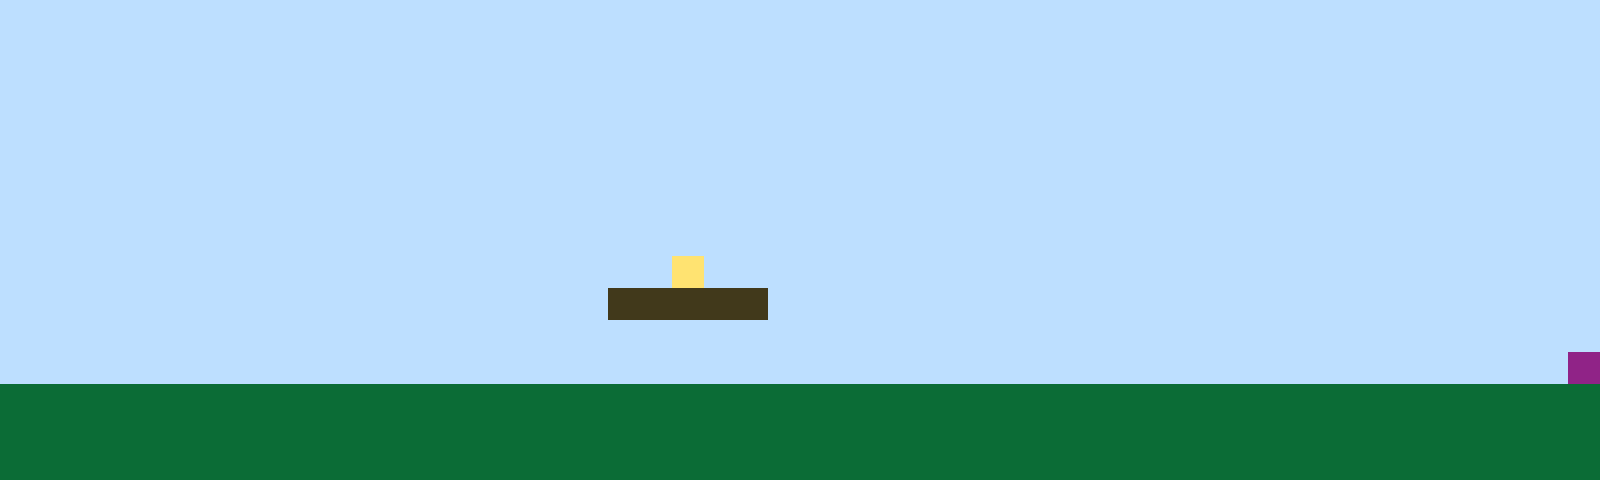

A level layout from a 2D game, rendered from its tile map. Below: a short description, then the map file with its tile-grid data intact:
An orthogonal 50x15 tile map with 32x32 px tiles, 1 tile layer (Tile Layer 1).

<map version="1.10" tiledversion="1.11.2" orientation="orthogonal" renderorder="right-up" width="50" height="15" tilewidth="32" tileheight="32" infinite="0" nextlayerid="2" nextobjectid="1"><editorsettings><export target="map1.csv" format="csv" /></editorsettings><tileset firstgid="1" name="sprites" tilewidth="32" tileheight="32" tilecount="6" columns="3"><image source="sprites.png" width="96" height="64" /></tileset><layer id="1" name="Tile Layer 1" width="50" height="15"><data encoding="csv">1,1,1,1,1,1,1,1,1,1,1,1,1,1,1,1,1,1,1,1,1,1,1,1,1,1,1,1,1,1,1,1,1,1,1,1,1,1,1,1,1,1,1,1,1,1,1,1,1,1,1,1,1,1,1,1,1,1,1,1,1,1,1,1,1,1,1,1,1,1,1,1,1,1,1,1,1,1,1,1,1,1,1,1,1,1,1,1,1,1,1,1,1,1,1,1,1,1,1,1,1,1,1,1,1,1,1,1,1,1,1,1,1,1,1,1,1,1,1,1,1,1,1,1,1,1,1,1,1,1,1,1,1,1,1,1,1,1,1,1,1,1,1,1,1,1,1,1,1,1,1,1,1,1,1,1,1,1,1,1,1,1,1,1,1,1,1,1,1,1,1,1,1,1,1,1,1,1,1,1,1,1,1,1,1,1,1,1,1,1,1,1,1,1,1,1,1,1,1,1,1,1,1,1,1,1,1,1,1,1,1,1,1,1,1,1,1,1,1,1,1,1,1,1,1,1,1,1,1,1,1,1,1,1,1,1,1,1,1,1,1,1,1,1,1,1,1,1,1,1,1,1,1,1,1,1,1,1,1,1,1,1,1,1,1,1,1,1,1,1,1,1,1,1,1,1,1,1,1,1,1,1,1,1,1,1,1,1,1,1,1,1,1,1,1,1,1,1,1,1,1,1,1,1,1,1,1,1,1,1,1,1,1,1,1,1,1,1,1,1,1,1,1,1,1,1,1,1,1,1,1,1,1,1,1,1,1,1,1,1,1,1,1,1,1,1,1,1,1,1,1,1,1,1,1,1,1,1,1,1,1,1,1,1,1,1,1,1,1,1,1,1,1,1,1,1,1,1,1,1,1,1,1,1,1,1,1,1,1,1,1,1,1,1,1,1,1,1,1,1,1,1,1,1,1,1,1,1,1,1,1,1,1,1,1,1,1,1,1,1,1,4,1,1,1,1,1,1,1,1,1,1,1,1,1,1,1,1,1,1,1,1,1,1,1,1,1,1,1,1,1,1,1,1,1,1,1,1,1,1,1,1,1,1,1,1,1,1,1,3,3,3,3,3,1,1,1,1,1,1,1,1,1,1,1,1,1,1,1,1,1,1,1,1,1,1,1,1,1,1,1,1,1,1,1,1,1,1,1,1,1,1,1,1,1,1,1,1,1,1,1,1,1,1,1,1,1,1,1,1,1,1,1,1,1,1,1,1,1,1,1,1,1,1,1,1,1,1,1,1,1,1,1,1,1,1,1,1,1,1,1,1,1,1,1,1,1,1,1,1,1,1,1,1,1,1,1,1,1,1,1,1,1,1,1,1,1,1,1,1,1,1,1,1,1,1,1,1,1,6,2,2,2,2,2,2,2,2,2,2,2,2,2,2,2,2,2,2,2,2,2,2,2,2,2,2,2,2,2,2,2,2,2,2,2,2,2,2,2,2,2,2,2,2,2,2,2,2,2,2,2,2,2,2,2,2,2,2,2,2,2,2,2,2,2,2,2,2,2,2,2,2,2,2,2,2,2,2,2,2,2,2,2,2,2,2,2,2,2,2,2,2,2,2,2,2,2,2,2,2,2,2,2,2,2,2,2,2,2,2,2,2,2,2,2,2,2,2,2,2,2,2,2,2,2,2,2,2,2,2,2,2,2,2,2,2,2,2,2,2,2,2,2,2,2,2,2,2,2,2</data></layer></map>
